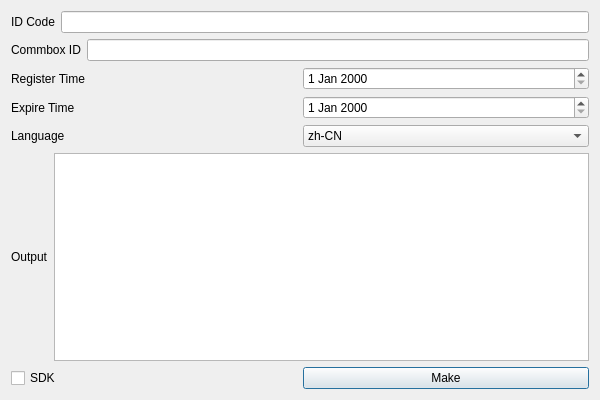
<?xml version="1.0" encoding="UTF-8"?>
<ui version="4.0">
 <class>RegisterClass</class>
 <widget class="QDialog" name="RegisterClass">
  <property name="geometry">
   <rect>
    <x>0</x>
    <y>0</y>
    <width>600</width>
    <height>400</height>
   </rect>
  </property>
  <property name="windowTitle">
   <string>Register&gt;</string>
  </property>
  <layout class="QVBoxLayout" name="verticalLayout">
   <item>
    <layout class="QHBoxLayout" name="horizontalLayout">
     <item>
      <widget class="QLabel" name="label">
       <property name="text">
        <string>ID Code</string>
       </property>
       <property name="buddy">
        <cstring>idCode</cstring>
       </property>
      </widget>
     </item>
     <item>
      <widget class="QLineEdit" name="idCode"/>
     </item>
    </layout>
   </item>
   <item>
    <layout class="QHBoxLayout" name="horizontalLayout_2">
     <item>
      <widget class="QLabel" name="label_2">
       <property name="text">
        <string>Commbox ID</string>
       </property>
       <property name="buddy">
        <cstring>commboxID</cstring>
       </property>
      </widget>
     </item>
     <item>
      <widget class="QLineEdit" name="commboxID"/>
     </item>
    </layout>
   </item>
   <item>
    <layout class="QHBoxLayout" name="horizontalLayout_7">
     <item>
      <widget class="QLabel" name="label_3">
       <property name="text">
        <string>Register Time</string>
       </property>
       <property name="buddy">
        <cstring>firstTime</cstring>
       </property>
      </widget>
     </item>
     <item>
      <widget class="QDateEdit" name="firstTime"/>
     </item>
    </layout>
   </item>
   <item>
    <layout class="QHBoxLayout" name="orizontalLayout_4">
     <item>
      <widget class="QLabel" name="label_4">
       <property name="text">
        <string>Expire Time</string>
       </property>
       <property name="buddy">
        <cstring>expireTime</cstring>
       </property>
      </widget>
     </item>
     <item>
      <widget class="QDateEdit" name="expireTime"/>
     </item>
    </layout>
   </item>
   <item>
    <layout class="QHBoxLayout" name="horizontalLayout_6">
     <item>
      <widget class="QLabel" name="label_6">
       <property name="text">
        <string>Language</string>
       </property>
       <property name="buddy">
        <cstring>language</cstring>
       </property>
      </widget>
     </item>
     <item>
      <widget class="QComboBox" name="language">
       <item>
        <property name="text">
         <string>zh-CN</string>
        </property>
       </item>
       <item>
        <property name="text">
         <string>en-US</string>
        </property>
       </item>
      </widget>
     </item>
    </layout>
   </item>
   <item>
    <layout class="QHBoxLayout" name="horizontalLayout_5">
     <item>
      <widget class="QLabel" name="label_5">
       <property name="text">
        <string>Output</string>
       </property>
      </widget>
     </item>
     <item>
      <widget class="QTextEdit" name="output"/>
     </item>
    </layout>
   </item>
   <item>
    <layout class="QHBoxLayout" name="horizontalLayout_3">
     <item>
      <widget class="QCheckBox" name="sdkCheckBox">
       <property name="text">
        <string>SDK</string>
       </property>
      </widget>
     </item>
     <item>
      <widget class="QPushButton" name="make">
       <property name="text">
        <string>Make</string>
       </property>
      </widget>
     </item>
    </layout>
   </item>
  </layout>
 </widget>
 <layoutdefault spacing="6" margin="11"/>
 <resources/>
 <connections/>
</ui>
